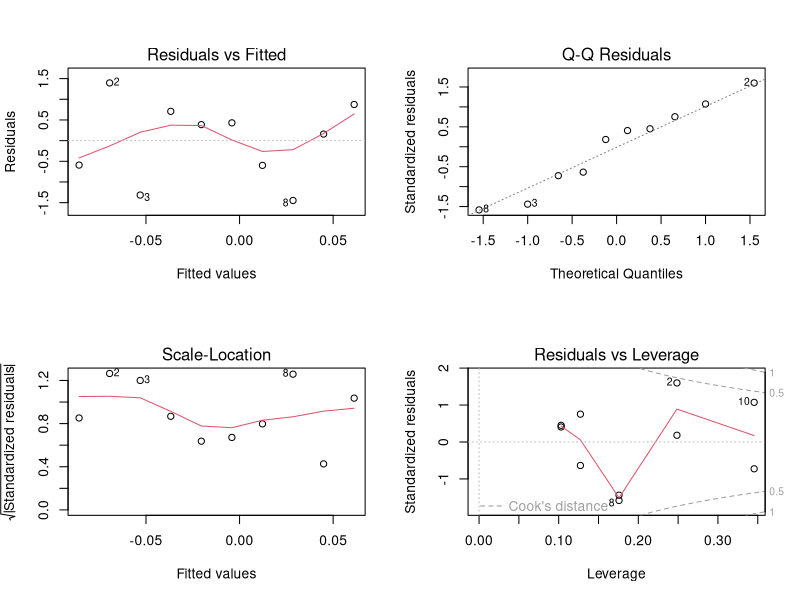
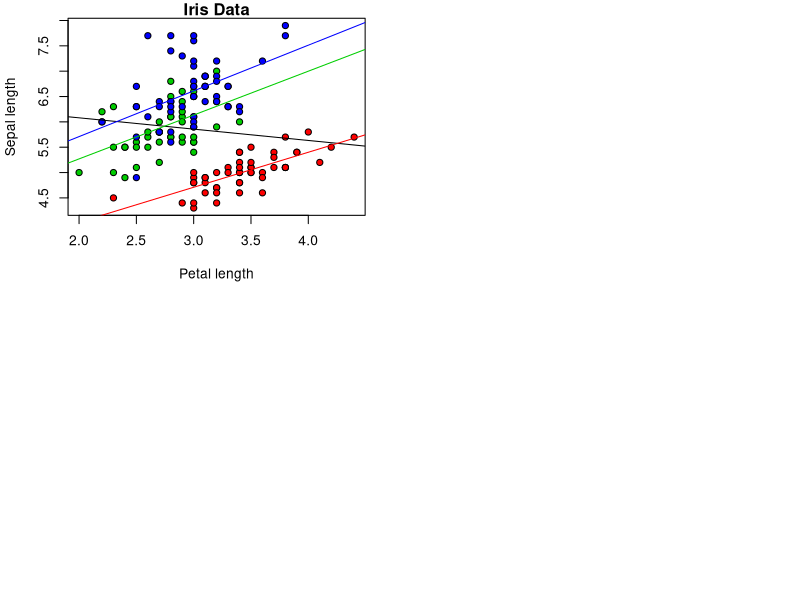

Reproduce these figures in R, in order.
### R code from vignette source 'Demo.Rnw'

###################################################
### code chunk number 1: Demo.Rnw:9-10
###################################################
options(SweaveHooks = list(fig = function() par(mfrow=c(2,2))))


###################################################
### code chunk number 2: xydef (eval = FALSE)
###################################################
## x <- 1:10
## y <- rnorm(x)


###################################################
### code chunk number 3: Demo.Rnw:19-23
###################################################
getOption("SweaveHooks")[["fig"]]()
x <- 1:10
y <- rnorm(x)
lm1 <- lm(y~x)
summary(lm1)
plot(lm1)


###################################################
### code chunk number 4: Demo.Rnw:29-31
###################################################
options(SweaveHooks=list(fig=function()
par(mar=c(5.1, 4.1, 1.1, 2.1))))


###################################################
### code chunk number 5: Demo.Rnw:33-36
###################################################
library(lattice)
library(xtable)
data(cats, package="MASS")


###################################################
### code chunk number 6: Demo.Rnw:44-46
###################################################
lm1 = lm(Sepal.Length ~ Sepal.Width, data=iris)
lm1


###################################################
### code chunk number 7: Demo.Rnw:50-52
###################################################
xtable(lm1, caption="Linear regression model for iris data.",
label="tab:coef1")


###################################################
### code chunk number 8: Demo.Rnw:55-57
###################################################
lm2 = lm(Sepal.Length ~ Sepal.Width:Species + Species - 1, data=iris)
lm2


###################################################
### code chunk number 9: Demo.Rnw:60-62
###################################################
xtable(lm2, caption="Linear regression model for iris data, by species",
label="tab:coef2")


###################################################
### code chunk number 10: iris
###################################################
getOption("SweaveHooks")[["fig"]]()
trellis.par.set(col.whitebg())
plot(iris$Sepal.Width, iris$Sepal.Length, pch=21, bg=c("red","green3","blue")[unclass(iris$Species)], main="Iris Data", xlab="Petal length", ylab="Sepal length")
abline(lm(Sepal.Length ~ Sepal.Width, data=iris)$coefficients, col="black")
abline(lm(Sepal.Length ~ Sepal.Width, data=iris[which(iris$Species=="setosa"),])$coefficients, col="red")
abline(lm(Sepal.Length ~ Sepal.Width, data=iris[which(iris$Species=="versicolor"),])$coefficients, col="green3")
abline(lm(Sepal.Length ~ Sepal.Width, data=iris[which(iris$Species=="virginica"),])$coefficients, col="blue")


